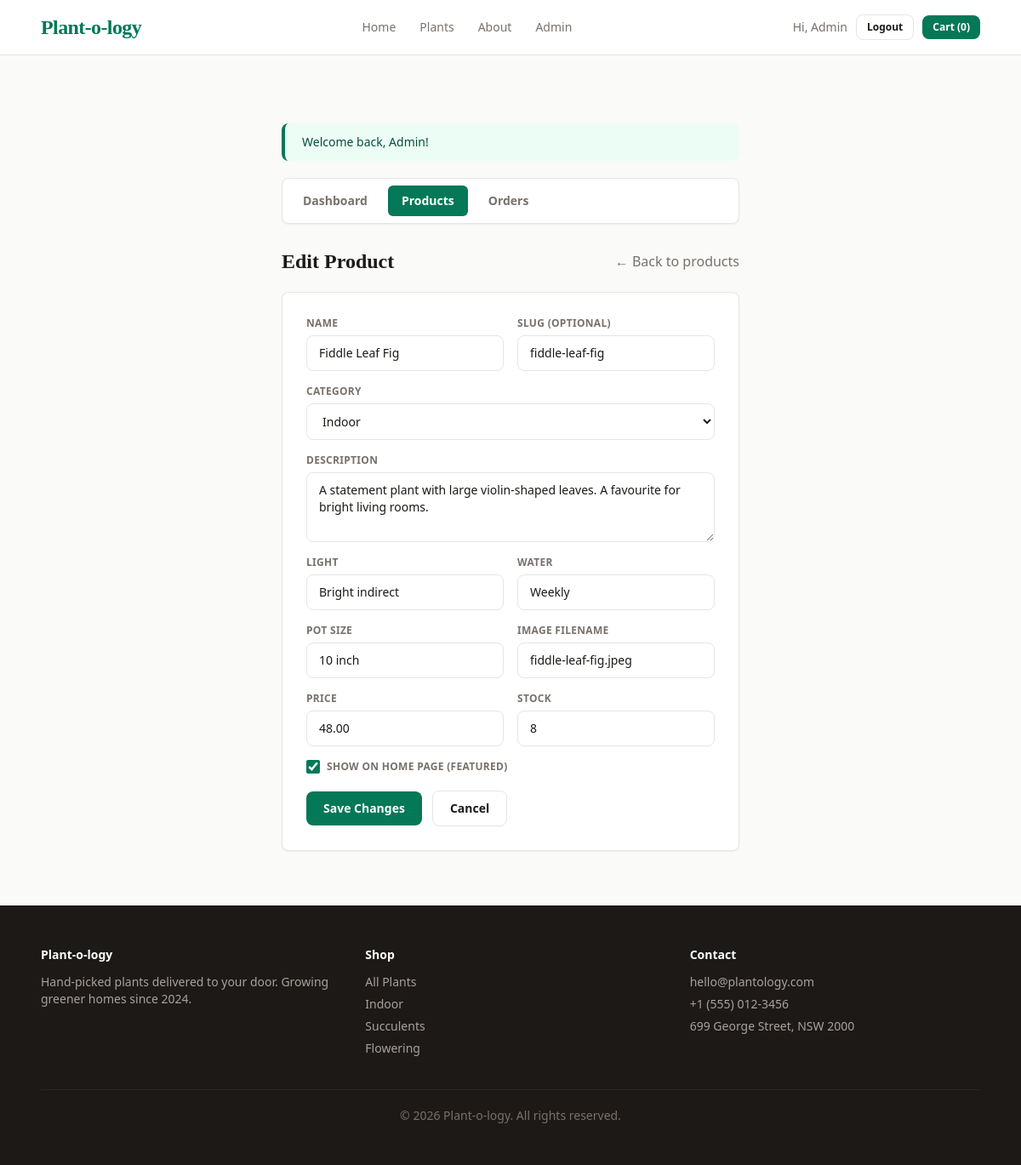
The app's page /admin.php?section=products&action=edit&id=2 (signed in) with its own data.
### tables this page shows
CREATE TABLE `products` (
  `id` int(11) NOT NULL,
  `category_id` int(11) DEFAULT NULL,
  `name` varchar(100) NOT NULL,
  `slug` varchar(100) NOT NULL,
  `description` text DEFAULT NULL,
  `light` varchar(50) DEFAULT NULL,
  `water` varchar(50) DEFAULT NULL,
  `pot_size` varchar(30) DEFAULT NULL,
  `price` decimal(10,2) NOT NULL,
  `stock` int(11) NOT NULL DEFAULT 0,
  `image` varchar(150) DEFAULT NULL,
  `featured` tinyint(1) NOT NULL DEFAULT 0,
  `created_at` timestamp NOT NULL DEFAULT current_timestamp()
);

CREATE TABLE `categories` (
  `id` int(11) NOT NULL,
  `name` varchar(50) NOT NULL,
  `slug` varchar(50) NOT NULL
);

### includes/functions.php (called while the page is built, shortened)
<?php
function e($value) {
    return htmlspecialchars($value ?? '', ENT_QUOTES, 'UTF-8');
}
function get_flash() {
    $msg = $_SESSION['flash'] ?? '';
    return $msg;
}

### admin.php (the view, shortened to what this page needs)
<?php
require_once 'includes/db.php';
$flash = get_flash();
$section = $_GET['section'] ?? 'dashboard';
$action  = $_GET['action'] ?? 'list';
$edit_id = (int)($_GET['id'] ?? 0);
$stats = $products = $categories = $orders = $order_items = [];
$order = $product_edit = null;
$recent = [];
if ($section === 'products') {
    $categories = $conn->query("SELECT id, name FROM categories ORDER BY name")->fetchAll();
    if ($action === 'new' || ($action === 'edit' && $edit_id > 0)) {
        if ($action === 'edit') {
            $stmt = $conn->prepare("SELECT * FROM products WHERE id = ?");
            $stmt->execute([$edit_id]);
            $product_edit = $stmt->fetch();
        }
    } else {
        $products = $conn->query("SELECT p.*, c.name AS category_name FROM products p LEFT JOIN categories c ON p.category_id = c.id ORDER BY p.name")->fetchAll();
    }
}
include 'includes/header.php';
function navTab($key, $current, $label) {
    $active = $key === $current;
    $cls = $active
        ? 'bg-emerald-700 text-white'
        : 'text-stone-500 hover:bg-stone-100';
    echo '<a href="admin.php?section=' . $key . '" class="px-4 py-2 rounded-md text-sm font-semibold transition-colors ' . $cls . '">' . $label . '</a>';
}
?>
<div class="max-w-6xl mx-auto px-6">
    <?php if ($flash): ?>
        <div class="px-5 py-3 rounded-lg mb-5 text-sm bg-emerald-50 border-l-4 border-emerald-700 text-emerald-900"><?php echo e($flash); ?></div>
    <?php endif; ?>
    <div class="flex gap-2 bg-white border border-stone-200 rounded-lg shadow-sm p-2 mb-7">
        <?php navTab('dashboard', $section, 'Dashboard'); ?>
    </div>
    <?php if ($section === 'dashboard'): ?>
        <h2 class="font-serif text-2xl font-bold mb-5">Dashboard</h2>
        <div class="grid grid-cols-3 gap-5 mb-8">
            <div class="bg-white border border-stone-200 rounded-lg shadow-sm p-6">
                <div class="text-xs font-semibold uppercase tracking-wide text-stone-500">Products</div>
                <div class="text-3xl font-bold text-emerald-700 mt-1.5"><?php echo $stats['products']; ?></div>
            </div>
            <div class="bg-white border border-stone-200 rounded-lg shadow-sm p-6">
                <div class="text-xs font-semibold uppercase tracking-wide text-stone-500">Orders</div>
                <div class="text-3xl font-bold text-emerald-700 mt-1.5"><?php echo $stats['orders']; ?></div>
            </div>
            <div class="bg-white border border-stone-200 rounded-lg shadow-sm p-6">
                <div class="text-xs font-semibold uppercase tracking-wide text-stone-500">Revenue</div>
                <div class="text-3xl font-bold text-emerald-700 mt-1.5"><?php echo price($stats['revenue']); ?></div>
            </div>
        </div>
        <h3 class="font-serif text-lg font-bold mb-3.5 mt-7">Recent Orders</h3>
        <?php if (empty($recent)): ?>
            <div class="text-center py-16 bg-white border border-dashed border-stone-200 rounded-lg text-stone-500">No orders yet.</div>
        <?php else: ?>
            <table class="w-full bg-white border border-stone-200 rounded-lg overflow-hidden border-collapse">
                <thead class="bg-stone-100">
                    <tr>
                        <th class="text-left px-4 py-3 text-xs font-semibold uppercase tracking-wide text-stone-500 border-b border-stone-200">#</th>
                        <th class="text-left px-4 py-3 text-xs font-semibold uppercase tracking-wide text-stone-500 border-b border-stone-200">Customer</th>
                        <th class="text-left px-4 py-3 text-xs font-semibold uppercase tracking-wide text-stone-500 border-b border-stone-200">Total</th>
                        <th class="text-left px-4 py-3 text-xs font-semibold uppercase tracking-wide text-stone-500 border-b border-stone-200">Status</th>
                        <th class="text-left px-4 py-3 text-xs font-semibold uppercase tracking-wide text-stone-500 border-b border-stone-200">Date</th>
                        <th class="px-4 py-3 border-b border-stone-200"></th>
                    </tr>
                </thead>
                <tbody>
                    <?php foreach ($recent as $o): ?>
                        <tr>
                            <td class="px-4 py-3 border-b border-stone-200 text-sm">#<?php echo (int)$o['id']; ?></td>
                            <td class="px-4 py-3 border-b border-stone-200 text-sm"><?php echo e($o['customer_name'] ?? '—'); ?></td>
                            <td class="px-4 py-3 border-b border-stone-200 text-sm"><?php echo price($o['total']); ?></td>
                            <td class="px-4 py-3 border-b border-stone-200 text-sm"><span class="inline-block px-2.5 py-1 rounded-full text-xs font-semibold uppercase tracking-wide bg-emerald-100 text-emerald-700"><?php echo e($o['status']); ?></span></td>
                            <td class="px-4 py-3 border-b border-stone-200 text-sm"><?php echo date('M j, Y', strtotime($o['created_at'])); ?></td>
                            <td class="px-4 py-3 border-b border-stone-200 text-sm text-right">
                                <a href="admin.php?section=orders&action=view&id=<?php echo (int)$o['id']; ?>" class="inline-block px-3 py-1.5 rounded-lg text-xs font-semibold bg-transparent text-stone-900 border border-stone-200 hover:border-emerald-700 hover:text-emerald-700 transition-all">View</a>
                            </td>
                        </tr>
                    <?php endforeach; ?>
                </tbody>
            </table>
        <?php endif; ?>
    <?php elseif ($section === 'products'): ?>
        <?php if ($action === 'new' || ($action === 'edit' && $product_edit)):
            $is_edit = ($action === 'edit' && $product_edit);
            $form = $is_edit ? $product_edit : [];
        ?>
            <div class="flex items-center justify-between mb-5">
                <h2 class="font-serif text-2xl font-bold"><?php echo $is_edit ? 'Edit Product' : 'New Product'; ?></h2>
                <a href="admin.php?section=products" class="text-stone-500 hover:text-emerald-700 transition-colors">← Back to products</a>
            </div>
            <div class="bg-white border border-stone-200 rounded-lg shadow-sm p-7">
                <form method="post" action="admin.php?section=products">
                    <div class="grid grid-cols-2 gap-4">
                        <div class="flex flex-col gap-1.5 mb-4">
                            <label class="text-xs font-semibold uppercase tracking-wide text-stone-500">Name</label>
                            <input type="text" name="name" value="<?php echo e($form['name'] ?? ''); ?>" required
                                   class="w-full px-3.5 py-2.5 bg-white border border-stone-200 rounded-lg text-sm font-sans focus:outline-none focus:border-emerald-700 transition-colors">
                        </div>
                        <div class="flex flex-col gap-1.5 mb-4">
                            <label class="text-xs font-semibold uppercase tracking-wide text-stone-500">Slug (optional)</label>
                            <input type="text" name="slug" value="<?php echo e($form['slug'] ?? ''); ?>"
                                   class="w-full px-3.5 py-2.5 bg-white border border-stone-200 rounded-lg text-sm font-sans focus:outline-none focus:border-emerald-700 transition-colors">
                        </div>
                    </div>
                    <div class="flex flex-col gap-1.5 mb-4">
                        <label class="text-xs font-semibold uppercase tracking-wide text-stone-500">Category</label>
                        <select name="category_id" required
                                class="w-full px-3.5 py-2.5 bg-white border border-stone-200 rounded-lg text-sm font-sans focus:outline-none focus:border-emerald-700 transition-colors">
                            <?php foreach ($categories as $c): ?>
                                <option value="<?php echo (int)$c['id']; ?>" <?php echo (int)($form['category_id'] ?? 0) === (int)$c['id'] ? 'selected' : ''; ?>>
                                    <?php echo e($c['name']); ?>
                                </option>
                            <?php endforeach; ?>
                        </select>
                    </div>
                    <div class="flex flex-col gap-1.5 mb-4">
                        <label class="text-xs font-semibold uppercase tracking-wide text-stone-500">Description</label>
                        <textarea name="description" rows="3"
                                  class="w-full px-3.5 py-2.5 bg-white border border-stone-200 rounded-lg text-sm font-sans resize-y focus:outline-none focus:border-emerald-700 transition-colors"><?php echo e($form['description'] ?? ''); ?></textarea>
                    </div>
                    <div class="grid grid-cols-2 gap-4">
                        <div class="flex flex-col gap-1.5 mb-4">
                            <label class="text-xs font-semibold uppercase tracking-wide text-stone-500">Light</label>
                            <input type="text" name="light" value="<?php echo e($form['light'] ?? ''); ?>"
                                   class="w-full px-3.5 py-2.5 bg-white border border-stone-200 rounded-lg text-sm font-sans focus:outline-none focus:border-emerald-700 transition-colors">
                        </div>
                        <div class="flex flex-col gap-1.5 mb-4">
                            <label class="text-xs font-semibold uppercase tracking-wide text-stone-500">Water</label>
                            <input type="text" name="water" value="<?php echo e($form['water'] ?? ''); ?>"
                                   class="w-full px-3.5 py-2.5 bg-white border border-stone-200 rounded-lg text-sm font-sans focus:outline-none focus:border-emerald-700 transition-colors">
                        </div>
                    </div>
                    <div class="grid grid-cols-2 gap-4">
                        <div class="flex flex-col gap-1.5 mb-4">
                            <label class="text-xs font-semibold uppercase tracking-wide text-stone-500">Pot size</label>
                            <input type="text" name="pot_size" value="<?php echo e($form['pot_size'] ?? ''); ?>"
                                   class="w-full px-3.5 py-2.5 bg-white border border-stone-200 rounded-lg text-sm font-sans focus:outline-none focus:border-emerald-700 transition-colors">
                        </div>
                        <div class="flex flex-col gap-1.5 mb-4">
                            <label class="text-xs font-semibold uppercase tracking-wide text-stone-500">Image filename</label>
                            <input type="text" name="image" value="<?php echo e($form['image'] ?? ''); ?>" placeholder="monstera.jpeg"
                                   class="w-full px-3.5 py-2.5 bg-white border border-stone-200 rounded-lg text-sm font-sans focus:outline-none focus:border-emerald-700 transition-colors">
                        </div>
                    </div>
                    <div class="grid grid-cols-2 gap-4">
                        <div class="flex flex-col gap-1.5 mb-4">
                            <label class="text-xs font-semibold uppercase tracking-wide text-stone-500">Price</label>
                            <input type="number" step="0.01" min="0" name="price" value="<?php echo e($form['price'] ?? ''); ?>" required
                                   class="w-full px-3.5 py-2.5 bg-white border border-stone-200 rounded-lg text-sm font-sans focus:outline-none focus:border-emerald-700 transition-colors">
                        </div>
                        <div class="flex flex-col gap-1.5 mb-4">
                            <label class="text-xs font-semibold uppercase tracking-wide text-stone-500">Stock</label>
                            <input type="number" min="0" name="stock" value="<?php echo e($form['stock'] ?? 0); ?>" required
                                   class="w-full px-3.5 py-2.5 bg-white border border-stone-200 rounded-lg text-sm font-sans focus:outline-none focus:border-emerald-700 transition-colors">
                        </div>
                    </div>
                    <div class="flex flex-row items-center gap-2 mb-4">
                        <input type="checkbox" name="featured" value="1" id="featured"
                            <?php echo !empty($form['featured']) ? 'checked' : ''; ?>
                            class="w-4 h-4 accent-emerald-700">
                        <label for="featured" class="text-xs font-semibold uppercase tracking-wide text-stone-500 m-0">Show on home page (featured)</label>
                    </div>
                    <div class="flex items-center gap-3 mt-5">
                        <button type="submit" class="inline-block px-5 py-2.5 rounded-lg font-semibold text-sm bg-emerald-700 text-white hover:bg-emerald-800 transition-all">
                            <?php echo $is_edit ? 'Save Changes' : 'Create Product'; ?>
                        </button>
                        <a href="admin.php?section=products" class="inline-block px-5 py-2.5 rounded-lg font-semibold text-sm bg-transparent text-stone-900 border border-stone-200 hover:border-emerald-700 hover:text-emerald-700 transition-all">Cancel</a>
                    </div>
                </form>
            </div>
        <?php endif; ?>
    <?php endif; ?>
</div>
<?php include 'includes/footer.php'; ?>

### records on screen
products: name "Fiddle Leaf Fig", slug "fiddle-leaf-fig", category_id "Indoor", description "A statement plant with large violin-shaped leaves. A favourite for bright living rooms.", light "Bright indirect", water "Weekly", pot_size "10 inch", image "fiddle-leaf-fig.jpeg", price "48.00", stock "8", featured "☑"

### other values on screen
current_user_name() "Admin"
cart_count() "0"
$flash "Welcome back, Admin!"
$label "Dashboard Products Orders"
